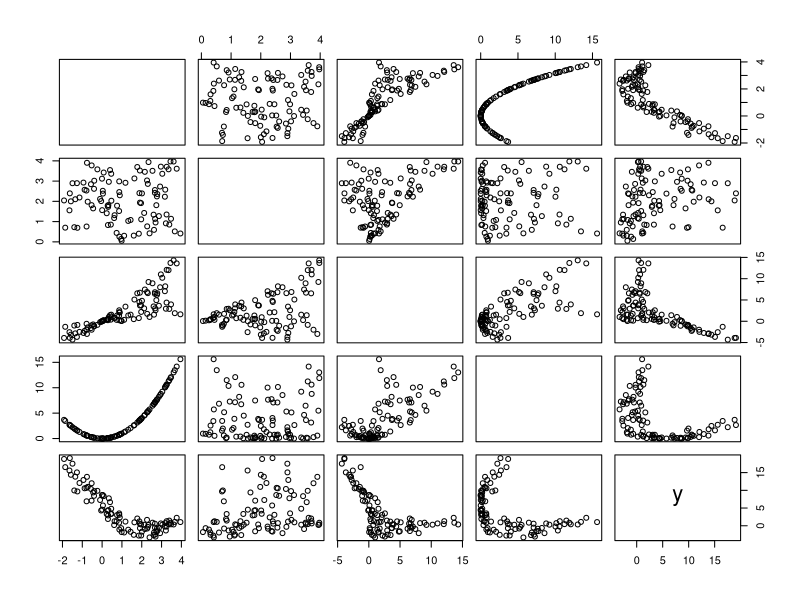

This figure's R source:
set.seed(1)
n = 100
x = cbind(runif(n, -2, 4), runif(n, 0, 4))
x = cbind(x, x[,1] * x[,2], x[,1]^2)
y = double(n)
for (i in 1:n)
    y[i] = 1.5 - 4*x[i,1] + 2*x[i,2] - 0.5*x[i,3] + 1.0*x[i,4] + rnorm(1, 0, 1)

pairs(cbind(x, y))
mod1 = lm(y ~ x)

ystar = (y - mean(y))/1
mod2 = lm(ystar ~ x)

summary(mod1)
summary(mod2)

coef(mod1)
coef(mod2)
